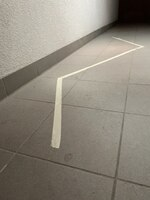
#> input picture lab2/dataset/base_input/photo_10_2024-03-09_21-49-25.jpg, 150 x 200 px; its folder holds only this picture in this run
$ jupyter execute --allow-errors lab2.ipynb   (shell and % lines are left out)
#> lines starting #> are read from the running program, lines starting #| are printed output that depends on the picture; after the words box and inside, x2 and y2 are one past the last pixel; in counts of white or black regions, pixels touching at a corner belong together
# LAB2 Artificial Intelligence for Autonomous Systems

First step is to convert input image to grayscale

[cell 1]
# Install dependencies

[cell 2]
from PIL import Image
import os

def convert_to_grayscale(input_dir, output_dir):
#> called with input_dir = './dataset/base_input', output_dir = './dataset/grayscale_input'
    if not os.path.exists(output_dir):
        os.makedirs(output_dir)

    for filename in os.listdir(input_dir):
        input_path = os.path.join(input_dir, filename)

        if os.path.isfile(input_path) and filename.lower().endswith(('.png', '.jpg', '.jpeg', '.gif')):
            with Image.open(input_path) as img:
#> img is the input picture: PIL image 150x200 RGB; mean R, G, B 141.3, 134.7, 123.2
                grayscale_img =  img.convert('L')

                output_path = os.path.join(output_dir, filename)

                grayscale_img.save(output_path)
                print(f"Converted {filename} to grayscale and saved as {output_path}")

input_directory = "./dataset/base_input"
output_directory = "./dataset/grayscale_input"

convert_to_grayscale(input_directory, output_directory)

Now I'll apply 4 random rotation to each images. This step can be ignored if it doesn't contribute to improve the accuracy of our model

[cell 3]
import random

def rotate_images(input_dir, output_dir):
#> called with input_dir = './dataset/grayscale_input', output_dir = './dataset/extended_set'
    if not os.path.exists(output_dir):
        os.makedirs(output_dir)

    for filename in os.listdir(input_dir):
        input_path = os.path.join(input_dir, filename)

        if os.path.isfile(input_path) and filename.lower().endswith(('.png', '.jpg', '.jpeg', '.gif')):
            with Image.open(input_path) as img:
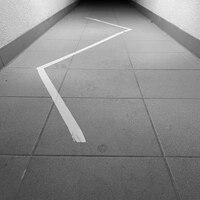
#> input picture lab2/dataset/grayscale_input/photo_2_2024-03-19_17-10-36.jpg, 200 x 200 px
#> img is the input picture: PIL image 200x200 L; min 1, max 255, mean 135.3
                for i in range(4):
                    angle = random.randint(0, 360)

                    rotated_img = img.rotate(angle)

                    output_path = os.path.join(output_dir, f"{os.path.splitext(filename)[0]}_{angle}deg.jpg")

                    rotated_img.save(output_path)
                    print(f"Applied {angle} degree rotation to {filename} and saved as {output_path}")
#> this loop made 4 passes
#> pass 1, in rotate_images, `rotated_img = img.rotate(angle)`:
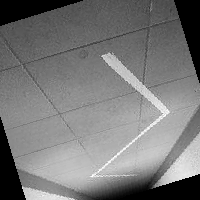
#> rotated_img: PIL image 200x200 L; min 0, max 255, mean 120.1
#> pass 3, in rotate_images, `rotated_img = img.rotate(angle)`:
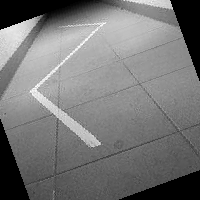
#> rotated_img: PIL image 200x200 L; min 0, max 255, mean 118.3
#> after the loop:
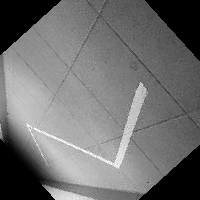
#> rotated_img: PIL image 200x200 L; min 0, max 255, mean 111.3

input_directory = "./dataset/grayscale_input"
output_directory = "./dataset/extended_set"

rotate_images(input_directory, output_directory)

## Determine the line on each image

This step will allow us to train the model we need some image with corresponding white line or vector

[Lane detection](https://medium.com/@mrhwick/simple-lane-detection-with-opencv-bfeb6ae54ec0)

1. Canny edge detection on the image to detect every line
2. Crop each image to clean the part where there's no chance to have a line.
3. Hough line transform in order to bring out lines created by nearest pixel going in a same direction
4. Find the longuest line
5. Apply mask with the detected line on the original picture

[cell 4]
import matplotlib.image as mpimg
import matplotlib.pyplot as plt
import numpy as np
import cv2

height = width = 200
horizontal_ratio = 0.2

lower_threshold = 250
upper_threshold = 350

region_of_interest_vertices = [
    (0, height),
    (width / 2, height / 2 - (horizontal_ratio * height)),
    (width, height),
]

# Croppe region of interest
def region_of_interest(img, vertices):
    mask = np.zeros_like(img)

    match_mask_color = 255

    cv2.fillPoly(mask, vertices, match_mask_color)

    masked_image = cv2.bitwise_and(img, mask)

    return masked_image

# Draw vector director on image
def draw_lines(img, lines, color=[255,0,0], thickness=3):
    if lines is None:
        return

    img = np.copy(img)

    line_img = np.zeros(
        (img.shape[0],
        img.shape[1]),
        dtype=np.uint8,
    )

    for line in lines:
        for x1,y1,x2,y2 in line:
            cv2.line(line_img, (x1 ,y1), (x2, y2), color, thickness)

    cv2.addWeighted(img, 0.8, line_img, 1.0, 0.0, img)

    return img

# Get the longest vector
def longest_vector(vector_list):
    max_length = 0
    longest_vector = None

    for vector in vector_list:
        x1, y1, x2, y2 = vector[0]
        length = ((x2 - x1)**2 + (y2 - y1)**2) ** 0.5
        if length > max_length:
            max_length = length
            longest_vector = vector

    return [longest_vector]

# Annotate imges
def img_lane_annotate(img):
    # Edge detection
    cannyed_image = cv2.Canny(img, lower_threshold, upper_threshold)
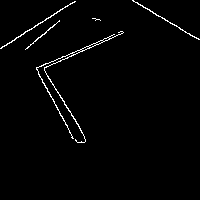
#> cannyed_image: shape (200, 200); 1.7% white in thin lines or dots, all inside (x1, y1, x2, y2) = (0, 0, 200, 143)

    # Cropped useless artifact
    cropped_image = region_of_interest(
        cannyed_image,
        np.array([region_of_interest_vertices], np.int32),
    )
#> in region_of_interest, `cv2.fillPoly(mask, vertices, match_mask_color)`:
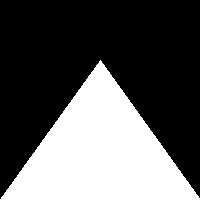
#> mask: shape (200, 200); 35.3% white; 1 white region, box (x1, y1, x2, y2) and area: (0, 60, 200, 200) 14118
#> in region_of_interest, `masked_image = cv2.bitwise_and(img, mask)`:
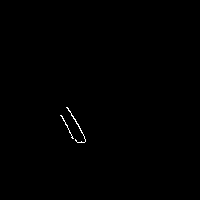
#> masked_image: shape (200, 200); 0.24% white in thin lines or dots, all inside (x1, y1, x2, y2) = (60, 107, 86, 143)

    # Determine guidelines
    lines = []
    lines = cv2.HoughLinesP(
        cropped_image,
        rho=6,
        theta=np.pi / 60,
        threshold=10,
        lines=np.array([]),
        minLineLength=25,
        maxLineGap=10
    )
#> lines = [[60, 115, 75, 140]]

    if lines is None:
        return img, {}

    line = longest_vector(lines)
#> the loop in longest_vector, `for vector in vector_list:` made 1 pass
#> (x1, y1, x2, y2, length) on pass 1: (60, 115, 75, 140, 29.15)
#> after the loop in longest_vector, `for vector in vector_list:`: max_length = 29.15
#> line = [[[60, 115, 75, 140]]]

    return draw_lines(img, line), line
#> the loop in draw_lines, `for line in lines:` made 1 pass
#> after the loop in draw_lines, `for line in lines:`:
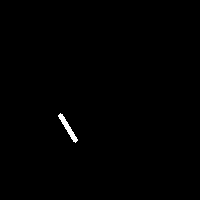
#> line_img: shape (200, 200); 0.4% white; 1 white region, box (x1, y1, x2, y2) and area: (58, 113, 78, 143) 160
#> in draw_lines, `cv2.addWeighted(img, 0.8, line_img, 1.0, 0.0, img)`:
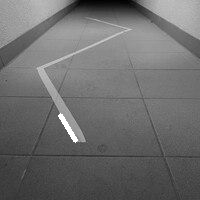
#> img: shape (200, 200); min 1, max 255, mean 108.8

image = mpimg.imread('./dataset/grayscale_input/photo_2_2024-03-19_17-10-36.jpg')

annotated_img, line = img_lane_annotate(image)
#> line = [[[60, 115, 75, 140]]]

plt.figure()
plt.imshow(annotated_img)
plt.show()

### Annotate every pictures in grayscale

[cell 5]
def annotate_images(input_dir, output_dir):
    lines = []
    paths = []

    if not os.path.exists(output_dir):
        os.makedirs(output_dir)

    # Clean output dir
    for filename in os.listdir(output_dir):
        file_path = os.path.join(output_dir, filename)
        try:
            if os.path.isfile(file_path):
                os.unlink(file_path)
        except Exception as e:
            print('Failed to delete %s. Reason: %s' % (file_path, e))

    # Annotate every image
    for idx, filename in enumerate(os.listdir(input_dir)):
        input_path = os.path.join(input_dir, filename)

        if os.path.isfile(input_path) and filename.lower().endswith(('.png', '.jpg', '.jpeg', '.gif')):
            img = mpimg.imread(input_path)
            annotated_img, line = img_lane_annotate(img)
            lines.append(line[0][0])
            paths.append(input_path)

            output_filename = f"image{idx}.jpg"
            output_path = os.path.join(output_dir, output_filename)

            mpimg.imsave(output_path, annotated_img)

    return lines, paths

## Making the CNN network

Reuse the work of [https://github.com/hugohadfield/pytorch_image_regession](https://github.com/hugohadfield/pytorch_image_regession)

Now the goal is to prepare a dataframe linking image path and his corresponding vector

[cell 6]
import pandas as pd
import shutil
from sklearn.model_selection import train_test_split

pd.set_option('display.max_colwidth', None)

input_directory = "./dataset/grayscale_input"
output_directory = "./output/line_annotated"

def create_dataframe(input_dir, output_dir):

    lines, paths = annotate_images(input_dir, output_dir)
    df_paths = pd.DataFrame(paths, columns=['image_path'])
    df_coor = pd.DataFrame(lines, columns=['x1', 'y1', 'x2', 'y2'])
    df = pd.concat([df_paths, df_coor], axis=1)
    return df

df = create_dataframe(input_directory, output_directory)
#> the loop in longest_vector (call 2), `for vector in vector_list:` made 1 pass
#> the loop in draw_lines (call 2), `for line in lines:` made 1 pass
#> in annotate_images, `mpimg.imsave(output_path, annotated_img)`:
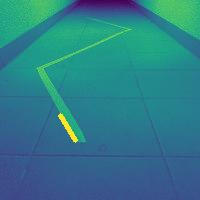
#> saved as image0.jpg: shape (200, 200, 3); mean R, G, B 45.3, 124.4, 137.1
#> in create_dataframe, `lines, paths = annotate_images(input_dir, output_dir)`: lines = [[60, 115, 75, 140]]; paths = 1 item
#> in create_dataframe, `df_paths = pd.DataFrame(paths, columns=['image_path'])`: df_paths = table of 1 rows and 1 columns
#> in create_dataframe, `df_coor = pd.DataFrame(lines, columns=['x1', 'y1', 'x2', 'y2'])`: df_coor = table of 1 rows and 4 columns
#> in create_dataframe, `df = pd.concat([df_paths, df_coor], axis=1)`: df = table of 1 rows and 5 columns
#> df = table of 1 rows and 5 columns

df.to_csv(os.path.join(input_directory, "image_data.csv"), sep=',', index=False, header=False)

print(df)
#|                                                   image_path  x1   y1  x2   y2
#| 0  ./dataset/grayscale_input/photo_2_2024-03-19_17-10-36.jpg  60  115  75  140
